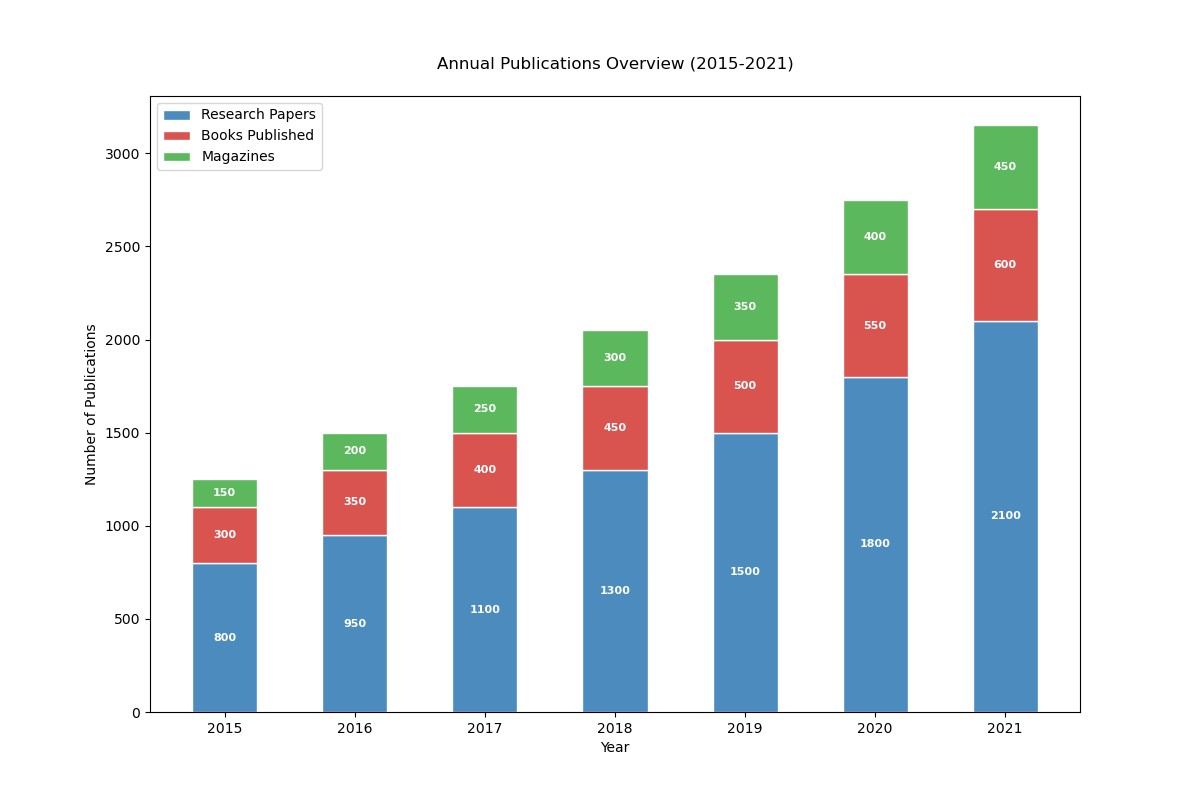

Write the Python code that produced this figure.

import matplotlib.pyplot as plt

# Data
years = ['2015', '2016', '2017', '2018', '2019', '2020', '2021']
research_papers = [800, 950, 1100, 1300, 1500, 1800, 2100]
books_published = [300, 350, 400, 450, 500, 550, 600]
magazines = [150, 200, 250, 300, 350, 400, 450]

# Bottom data for stacking
books_published_bottom = research_papers
magazines_bottom = [i + j for i, j in zip(research_papers, books_published)]

# Figure and Axes
fig, ax = plt.subplots(figsize=(12, 8))

# Stacked Bars
ax.bar(years, research_papers, color='#4b8bbe', edgecolor='white', width=0.5, label='Research Papers')
ax.bar(years, books_published, bottom=books_published_bottom, color='#d9534f', edgecolor='white', width=0.5, label='Books Published')
ax.bar(years, magazines, bottom=magazines_bottom, color='#5cb85c', edgecolor='white', width=0.5, label='Magazines')

# Labels and Title
ax.set_ylabel('Number of Publications')
ax.set_xlabel('Year')
ax.set_title('Annual Publications Overview (2015-2021)', pad=20)

# Adding numerical labels
for i in range(len(years)):
    ax.text(i, research_papers[i] / 2, str(research_papers[i]), va='center', ha='center', color='white', fontsize=8, fontweight='bold')
    ax.text(i, books_published_bottom[i] + (books_published[i] / 2), str(books_published[i]), va='center', ha='center', color='white', fontsize=8, fontweight='bold')
    ax.text(i, magazines_bottom[i] + (magazines[i] / 2), str(magazines[i]), va='center', ha='center', color='white', fontsize=8, fontweight='bold')

# Legend
ax.legend(loc='upper left')

# Display the plot
plt.show()
